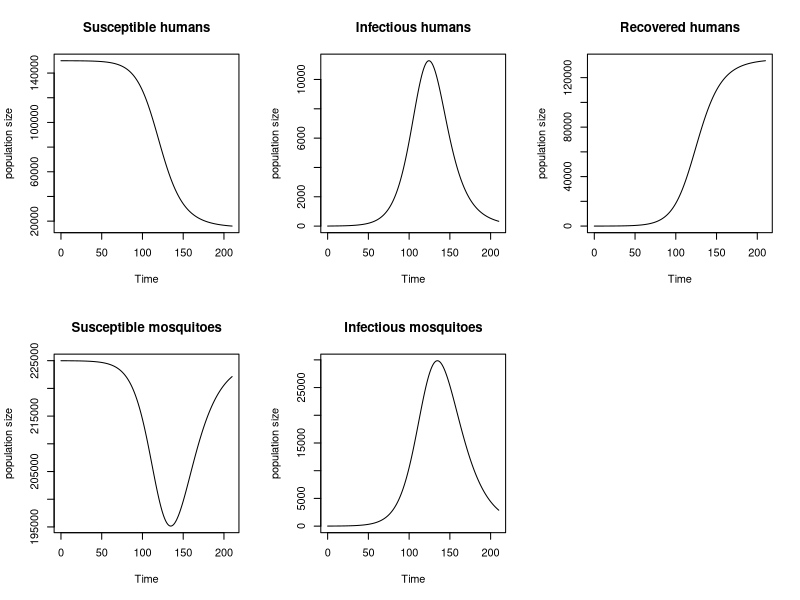
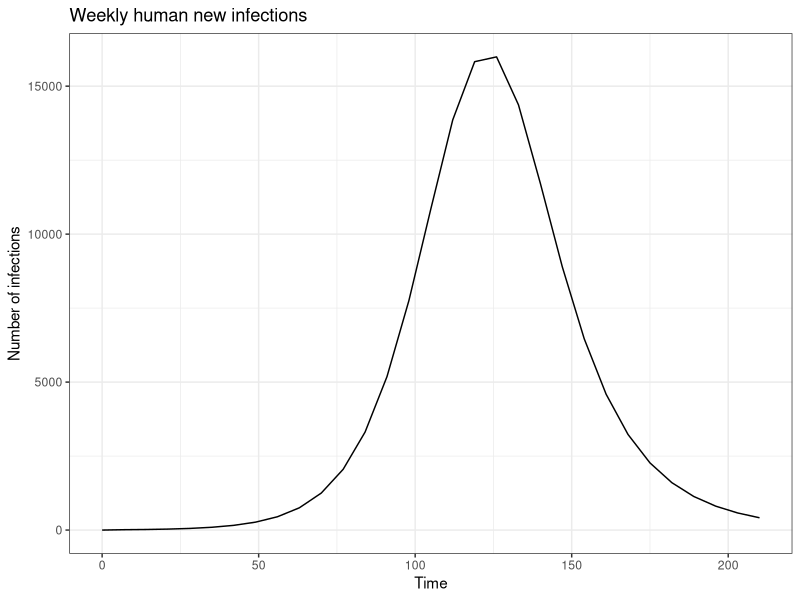
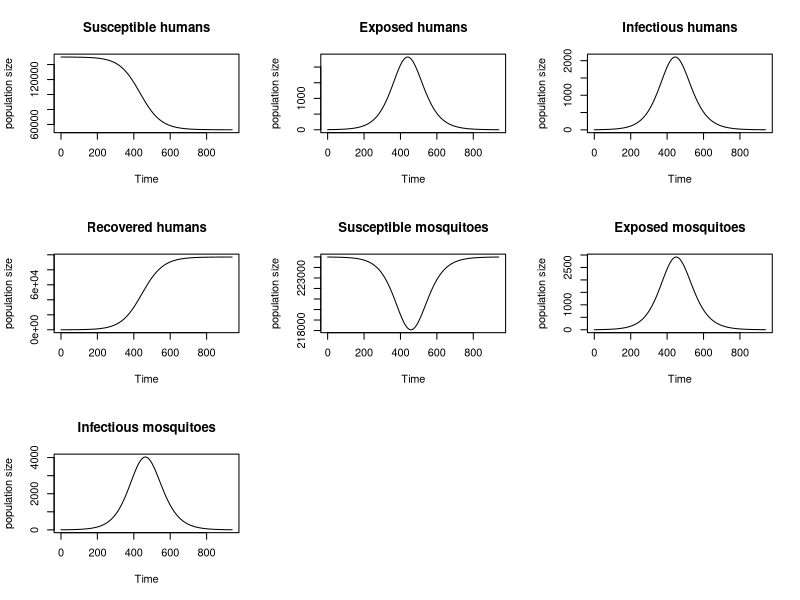
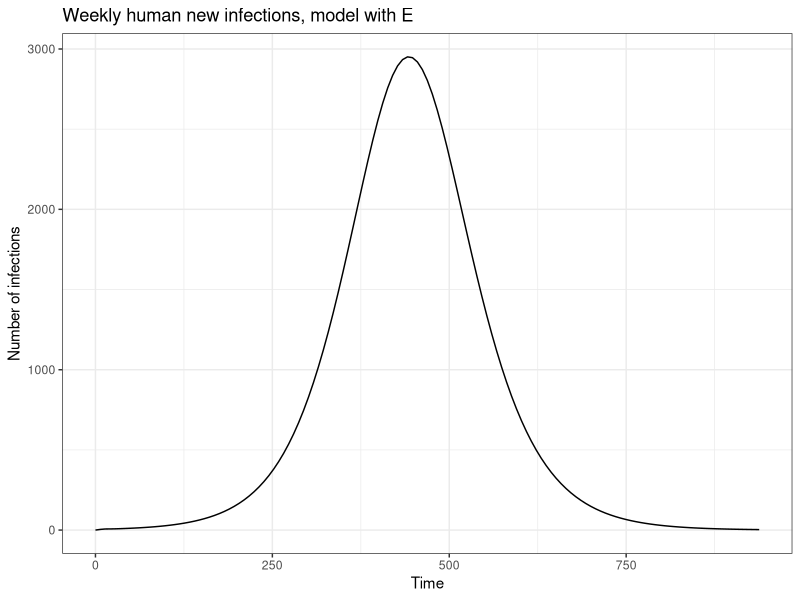
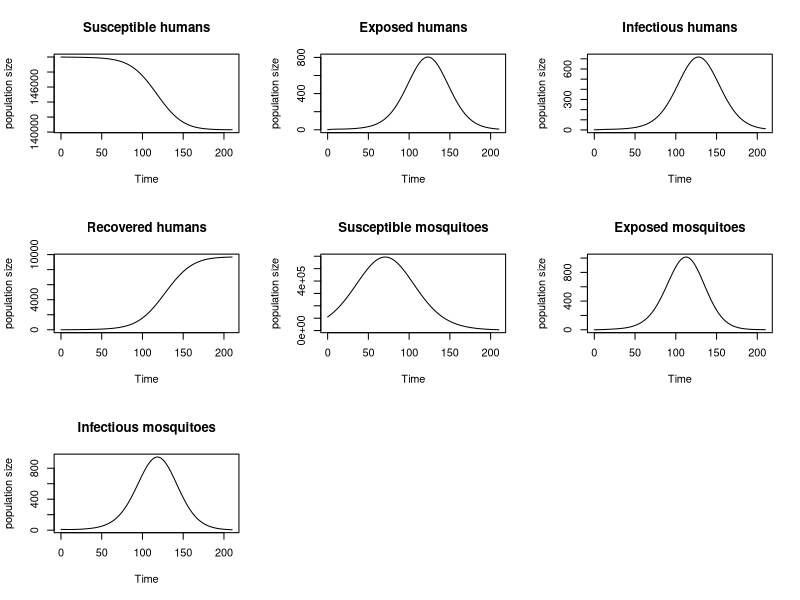
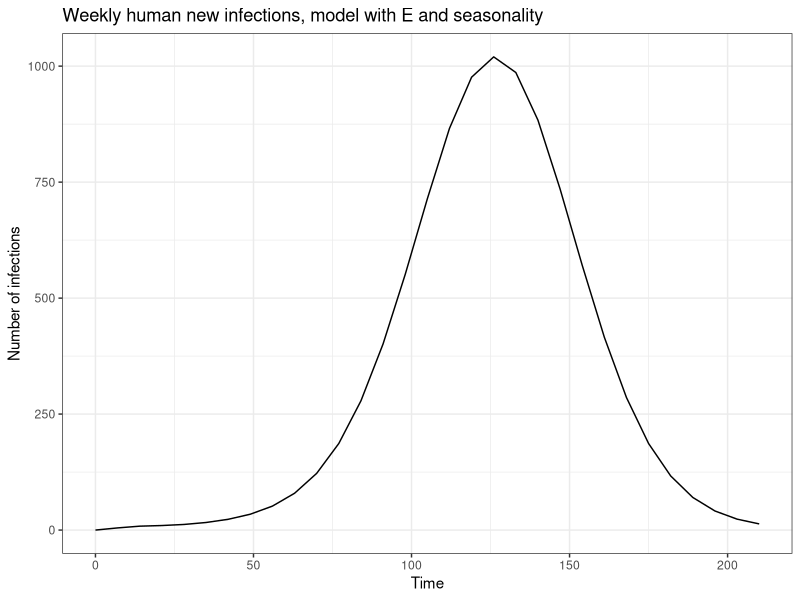

The R source for these figures, in order:
## ---- chunk 1
knitr::opts_chunk$set(
    fig.align = "center"
)
## ---- chunk 2
#############################################################
## MODELLING VECTOR-BORNE DISEASES PRACTICAL SESSION PART 1##
#############################################################

# A model for dengue transmission - Part 1
# Some R code to numerically solve a set of ordinary differential equations
# for a simple model of dengue. Results are then plotted.
## ---- chunk 3
# Library imports
# Used this code rather than the code for students in the chunk below, as using the
# code in the chunk below is re-installing the packages when knitr is used,
# regardless of whether they are already attached
required_packages <- (c("dplyr",
                        "deSolve",
                        "ggplot2"))
for (pkg in required_packages) {
  if (!require(pkg, character.only = TRUE)) {
      install.packages(pkg)
      library(pkg, character.only = TRUE)
  }
}
## ---- chunk 4
df <- tibble::tibble(
  Parameter = c("Number of bites", "Probability of transmission - mosquito to human", "Probability of transmission - human to mosquito", "Duration of infection - humans", "Mosquito birth and death rate"),
  Name = c("bites", "T_HM", "T_MH", "infectious period", "mu_M"),
  Value = c(0.63, 0.26, 0.26, 5, "1/14"),
  Units = c("per mosquito per day", "NA", "NA", "days", "per day")
)
library(kableExtra)

kbl(df) |>
kable_styling(bootstrap_options = c("striped", "hover"), full_width = TRUE)
## ---- chunk 5
# This code chunk loads the parameters but does not show the completed code to the 
# students. Students need to complete the chunk named 'load_parameters_student'
parameters <- c(
 bites = 0.63, # number of bites per mosquito per day
 T_HM = 0.26, # probability of transmission - mosquito to human
 T_MH = 0.26, # probability of transmission - human to mosquito
 infectious_period = 5, # days
 mu_M = 1/14 # per day. Mosquito birth and death rate.
)
## ---- chunk 6
# This code chunk sets up the times for which to solve the odes but does not show the completed code to the 
# students. Students need to complete the chunk named 'set_up_times_student'
start_date = as.Date("2008-11-02")
end_date = as.Date("2009-05-31")
times = seq(start_date, end_date, by = 1)
## ---- chunk 7
# This code chunk loads the initial conditions but does not show the completed code to the 
# students. Students need to complete the chunk named 'load_initial_student'
human_population <- 150000 # population of Cairns in 2008
initial_human_susceptible <- 149998
initial_human_infectious <- 2
initial_human_recovered <- human_population - initial_human_susceptible - initial_human_infectious
mosquito_population <- 225000 # 3 times human population, divided by 2
initial_mosquito_susceptible <- 224990
initial_mosquito_infectious <- mosquito_population - initial_mosquito_susceptible
## ---- chunk 8
# This code chunk initialises the compartments but does not show the completed code to the 
# students. Students need to complete the chunk named 'states_student'
state <- c(Susceptible_human = initial_human_susceptible,
           Infectious_human = initial_human_infectious,
           Recovered_human = initial_human_recovered,
           Susceptible_mosquito = initial_mosquito_susceptible,
           Infectious_mosquito = initial_mosquito_infectious)
## ---- chunk 9
# This code chunk contains the model function but does not show the completed code to the 
# students. Students need to complete the chunk named 'model_function_student'
dengue_base <- function(t, state, parameters){
  with(as.list(c(state, parameters)), {
    # Calculate the total population sizes
    Total_human_population <- Susceptible_human + Infectious_human + Recovered_human
    Total_mosquito_population <- Susceptible_mosquito + Infectious_mosquito
    
    # Calculate the average force of infection imposed on each susceptible human
    force_of_infection_on_human <- bites * T_HM * Infectious_mosquito / Total_human_population
    
    # Calculate the average force of infection imposed on each susceptible mosquito
    force_of_infection_on_mosquito <- bites * T_MH * Infectious_human / Total_human_population
    
    # Calculate the (net) instantaneous change in each compartment
    Susceptible_human_change <- -force_of_infection_on_human * Susceptible_human 
    Infectious_human_change <- force_of_infection_on_human * Susceptible_human - Infectious_human / infectious_period
    Recovered_human_change <- Infectious_human / infectious_period
    Susceptible_mosquito_change <- mu_M * Total_mosquito_population - (force_of_infection_on_mosquito + mu_M) * Susceptible_mosquito 
    Infectious_mosquito_change <- force_of_infection_on_mosquito * Susceptible_mosquito - mu_M * Infectious_mosquito
    
    # Return net changes as list
    return(list(
      c(
        Susceptible_human_change,
        Infectious_human_change,
        Recovered_human_change,
        Susceptible_mosquito_change,
        Infectious_mosquito_change
      )
    ))
  })
}
## ---- chunk 10
# This code chunk runs the model and plots the output but does not show the 
# completed code to the students. Students need to complete the chunk named 
# 'run_model_student'

out_dengue_base <- ode(y = state, times = as.numeric(times - times[1]), 
                       func = dengue_base, parms = parameters)

# Plot solution
plot(out_dengue_base, 
     main = c("Susceptible humans", "Infectious humans", "Recovered humans",
              "Susceptible mosquitoes", "Infectious mosquitoes"), 
     xlab = "Time", ylab = c("population size"))
## ---- chunk 11
# Convert ODE output to a tibble
dengue_base_infections <- tibble::as_tibble(out_dengue_base[, c("time", "Susceptible_human", "Infectious_human", "Recovered_human")])

# Create columns for new infections and cumulative new infections, 
# Select every 7th row and calculate the difference
 dengue_base_infections <- dengue_base_infections  |>
                          mutate(Susceptible_human_change = -c(0, diff(Susceptible_human)),
                                 Cumulative_human_infections = cumsum(Susceptible_human_change)) |>
                          filter(time %% 7 == 0) |>
                          select(time, Cumulative_human_infections) |>
                          mutate(Weekly_human_infections = c(0, diff(Cumulative_human_infections)))    


# Plot solution
ggplot(dengue_base_infections, aes(x = time, y = Weekly_human_infections)) +
  geom_line() +
  labs(
    x = "Time",
    y = "Number of infections",
    title = "Weekly human new infections"
  ) +
  theme_bw()
## ---- chunk 12
#############################################################
## MODELLING VECTOR-BORNE DISEASES PRACTICAL SESSION PART 2##
#############################################################

# A model for dengue transmission - Part 2
# Some R code to numerically solve a set of ordinary differential equations
# for a modified model of dengue. Results are then plotted.
## ---- chunk 13
# This code chunk loads the parameters for the model with E but does not show the completed code to the 
# students. Students need to complete the chunk named 'load_parameters_with E_student'
parameters <- c(
 bites = 0.63, # number of bites per mosquito per day
 T_HM = 0.26, # probability of transmission - mosquito to human
 T_MH = 0.26, # probability of transmission - human to mosquito
 infectious_period = 5, # days. Duration in infectious compartment
 mu_M = 1/14, # per day. Mosquito birth and death rate.
 exposed_period_H = 5.5, # days. Duration in exposed compartment - human
 exposed_period_M = 10 # days. Duration in exposed compartment - mosquito
)
## ---- chunk 14
# This code chunk loads the initial conditions for the model with E but does not show the completed code to the 
# students. Students need to complete the chunk named 'load_initial_with_E_student'
human_population <- 150000 # population of Cairns in 2008
initial_human_susceptible <- 149998
initial_human_exposed <- 0
initial_human_infectious <- 2
initial_human_recovered <- human_population - initial_human_susceptible - initial_human_infectious - initial_human_exposed
mosquito_population <- 225000 # 3 times human population, divided by 2
initial_mosquito_susceptible <- 224990
initial_mosquito_exposed <- 0
initial_mosquito_infectious <- mosquito_population - initial_mosquito_susceptible - initial_mosquito_exposed
## ---- chunk 15
# This code chunk initialises the compartments but does not show the completed code to the 
# students. Students need to complete the chunk named 'states_student'
state <- c(Susceptible_human = initial_human_susceptible,
           Exposed_human = initial_human_exposed,
           Infectious_human = initial_human_infectious,
           Recovered_human = initial_human_recovered,
           Susceptible_mosquito = initial_mosquito_susceptible,
           Exposed_mosquito = initial_mosquito_exposed,
           Infectious_mosquito = initial_mosquito_infectious)
## ---- chunk 16
# This code chunk sets up the times for which to solve the odes but does not 
# show the completed code to the students. Students need to complete the chunk 
# named 'set_up_times_student'
start_date = as.Date("2008-11-02")
end_date = as.Date("2011-05-31")
times = seq(start_date, end_date, by = 1)
## ---- chunk 17
# Model function
dengue_with_E <- function(t, state, parameters){
  with(as.list(c(state, parameters)), {
    # Calculate the total population sizes
    Total_human_population <- Susceptible_human + Infectious_human + 
      Recovered_human + Exposed_human
    Total_mosquito_population <- Susceptible_mosquito + Infectious_mosquito + 
      Exposed_mosquito
    
    # Calculate the average force of infection imposed on each susceptible human
    force_of_infection_on_human <- bites * T_HM * Infectious_mosquito / 
      Total_human_population
    
    # Calculate the average force of infection imposed on each susceptible mosquito
    force_of_infection_on_mosquito <- bites * T_MH * Infectious_human / 
      Total_human_population
    
    # Calculate the (net) instantaneous change in each compartment
    Susceptible_human_change <- -force_of_infection_on_human * Susceptible_human
    Exposed_human_change <- force_of_infection_on_human * Susceptible_human - 
      Exposed_human / exposed_period_H
    Infectious_human_change <- Exposed_human / exposed_period_H - 
      Infectious_human / infectious_period
    Recovered_human_change <- Infectious_human / infectious_period
    Susceptible_mosquito_change <- mu_M * Total_mosquito_population - 
      (force_of_infection_on_mosquito + mu_M) * Susceptible_mosquito
    Exposed_mosquito_change <- force_of_infection_on_mosquito * 
      Susceptible_mosquito - Exposed_mosquito * (1 / exposed_period_M + mu_M) 
    Infectious_mosquito_change <- Exposed_mosquito / exposed_period_M - mu_M * 
      Infectious_mosquito
    
    # Return net changes as list
    return(list(
      c(
        Susceptible_human_change,
        Exposed_human_change,
        Infectious_human_change,
        Recovered_human_change,
        Susceptible_mosquito_change,
        Exposed_mosquito_change,
        Infectious_mosquito_change
      )
    ))
  })
}
## ---- chunk 18
# This code chunk runs the model with E and plots the output but does not show the completed code to the 
# students. Students need to complete the chunk named 'run_model_with_E_student'
out_dengue_with_E <- ode(y = state, times = as.numeric(times - times[1]), func = dengue_with_E, parms = parameters)

# Plot solution
plot(out_dengue_with_E, 
     main = c("Susceptible humans", "Exposed humans", "Infectious humans", "Recovered humans",
              "Susceptible mosquitoes", "Exposed mosquitoes", "Infectious mosquitoes"), 
     xlab = "Time", ylab = c("population size"))
## ---- chunk 19
# Convert ODE output to a tibble
dengue_with_E_infections <- tibble::as_tibble(
  out_dengue_with_E[, c("time", "Infectious_human", "Recovered_human")])

# Create columns for new infections and cumulative new infections, 
# Select every 7th row and calculate the difference
dengue_with_E_infections <- dengue_with_E_infections  |>
                          mutate(Infectious_human_change = 
                                   c(0, diff(Infectious_human)),
                                 Recovered_human_change = 
                                   c(0, diff(Recovered_human)),
                                 New_human_infections = 
                                   Infectious_human_change + 
                                   Recovered_human_change,
                                 Cumulative_human_infections = 
                                   cumsum(New_human_infections)) |>
                          filter(time %% 7 == 0) |>
                          select(time, Cumulative_human_infections) |>
                          mutate(Weekly_human_infections = 
                                   c(0, diff(Cumulative_human_infections)))
     
# Plot solution
ggplot(dengue_with_E_infections, aes(x = time, y = Weekly_human_infections)) +
  geom_line() +
  labs(
    x = "Time",
    y = "Number of infections",
    title = "Weekly human new infections, model with E"
  ) +
  theme_bw()
## ---- chunk 20
#############################################################
## MODELLING VECTOR-BORNE DISEASES PRACTICAL SESSION PART 3##
#############################################################

# A model for dengue transmission - Part 3
# Some R code to numerically solve a set of ordinary differential equations
# for a model of dengue with an exposed period and seasonality. 
# Results are then plotted.
## ---- chunk 21
# Add seasonality parameters
parameters <- c(
 bites = 0.63, # number of bites per mosquito per day
 T_HM = 0.26, # probability of transmission - mosquito to human
 T_MH = 0.26, # probability of transmission - human to mosquito
 infectious_period = 5, # days. Duration in infectious compartment
 mu_M = 1/14, # per day. Mosquito birth and death rate.
 exposed_period_H = 5.5, # days. Duration in exposed compartment - human
 exposed_period_M = 10, # days. Duration in exposed compartment - mosquito
 death_amplitude = 0.6228, # from Ndii et al.
 death_phase = 20.61 # days, from Ndii et al.
)
## ---- chunk 22
# Initial conditions
human_population <- 150000 # population of Cairns in 2008
initial_human_susceptible <- 149998
initial_human_exposed <- 0
initial_human_infectious <- 2
initial_human_recovered <- human_population - initial_human_susceptible - initial_human_infectious - initial_human_exposed
mosquito_population <- 110000 # around half the maximum
initial_mosquito_susceptible <- 109990
initial_mosquito_exposed <- 0
initial_mosquito_infectious <- mosquito_population - initial_mosquito_susceptible - initial_mosquito_exposed

# Define model compartments, gather into a single variable to capture the state of the system and set to initial values
state <- c(Susceptible_human = initial_human_susceptible,
           Exposed_human = initial_human_exposed,
           Infectious_human = initial_human_infectious,
           Recovered_human = initial_human_recovered,
           Susceptible_mosquito = initial_mosquito_susceptible,
           Exposed_mosquito = initial_mosquito_exposed,
           Infectious_mosquito = initial_mosquito_infectious)
## ---- chunk 23
# This code chunk sets up the times for which to solve the odes but does not show the completed code to the 
# students. Students need to complete the chunk named 'set_up_times_student'
start_date = as.Date("2008-11-02")
end_date = as.Date("2009-05-31")
times = seq(start_date, end_date, by = 1)
## ---- chunk 24
# Model function with seasonality
dengue_with_E_seasonal <- function(t, state, parameters){
  with(as.list(c(state, parameters)), {
    # Calculate the total population sizes
    Total_human_population <- Susceptible_human + Infectious_human + Recovered_human + Exposed_human
    Total_mosquito_population <- Susceptible_mosquito + Infectious_mosquito + Exposed_mosquito
    
    # Calculate the average force of infection imposed on each susceptible human
    force_of_infection_on_human <- bites * T_HM * Infectious_mosquito / Total_human_population
    
    # Calculate the average force of infection imposed on each susceptible mosquito
    force_of_infection_on_mosquito <- bites * T_MH * Infectious_human / Total_human_population
    
    # Calculate the current seasonal death rate
    mu_M_seasonal <- mu_M * (1 - death_amplitude * cos(2 * pi * (t + death_phase) / 365))
    
    # Calculate the (net) instantaneous change in each compartment
    Susceptible_human_change <- -force_of_infection_on_human * Susceptible_human
    Exposed_human_change <- force_of_infection_on_human * Susceptible_human - Exposed_human / exposed_period_H
    Infectious_human_change <- Exposed_human / exposed_period_H - Infectious_human / infectious_period
    Recovered_human_change <- Infectious_human / infectious_period
    Susceptible_mosquito_change <- mu_M * Total_mosquito_population - force_of_infection_on_mosquito * Susceptible_mosquito - mu_M_seasonal * Susceptible_mosquito
    Exposed_mosquito_change <- force_of_infection_on_mosquito * Susceptible_mosquito - Exposed_mosquito / exposed_period_M - mu_M_seasonal * Exposed_mosquito 
    Infectious_mosquito_change <- Exposed_mosquito / exposed_period_M - mu_M_seasonal * Infectious_mosquito
    
    # Return net changes as list
    return(list(
      c(
        Susceptible_human_change,
        Exposed_human_change,
        Infectious_human_change,
        Recovered_human_change,
        Susceptible_mosquito_change,
        Exposed_mosquito_change,
        Infectious_mosquito_change
      )
    ))
  })
}
## ---- chunk 25
# This code chunk runs the model with E and plots the output but does not show the completed code to the 
# students. Students need to complete the chunk named 'run_model_with_E_student'
out_dengue_with_E_seasonal <- ode(y = state, times = as.numeric(times - times[1]), func = dengue_with_E_seasonal, parms = parameters)

# Plot solution
plot(out_dengue_with_E_seasonal, 
     main = c("Susceptible humans", "Exposed humans", "Infectious humans", "Recovered humans",
              "Susceptible mosquitoes", "Exposed mosquitoes", "Infectious mosquitoes"), 
     xlab = "Time", ylab = c("population size"))
## ---- chunk 26
# Convert ODE output to a tibble
dengue_with_E_seasonal_infections <- tibble::as_tibble(out_dengue_with_E_seasonal[, c("time", "Infectious_human", "Recovered_human")])

# Create columns for new infections and cumulative new infections, 
# Select every 7th row and calculate the difference
dengue_with_E_seasonal_infections <- dengue_with_E_seasonal_infections  |>
                          mutate(Infectious_human_change = c(0, diff(Infectious_human)),
                                 Recovered_human_change = c(0, diff(Recovered_human)),
                                 New_human_infections = Infectious_human_change + Recovered_human_change,
                                 Cumulative_human_infections = cumsum(New_human_infections)) |>
                          filter(time %% 7 == 0) |>
                          select(time, Cumulative_human_infections) |>
                          mutate(Weekly_human_infections = c(0, diff(Cumulative_human_infections)))
     
# Plot solution
ggplot(dengue_with_E_seasonal_infections, aes(x = time, y = Weekly_human_infections)) +
  geom_line() +
  labs(
    x = "Time",
    y = "Number of infections",
    title = "Weekly human new infections, model with E and seasonality"
  ) +
  theme_bw()
